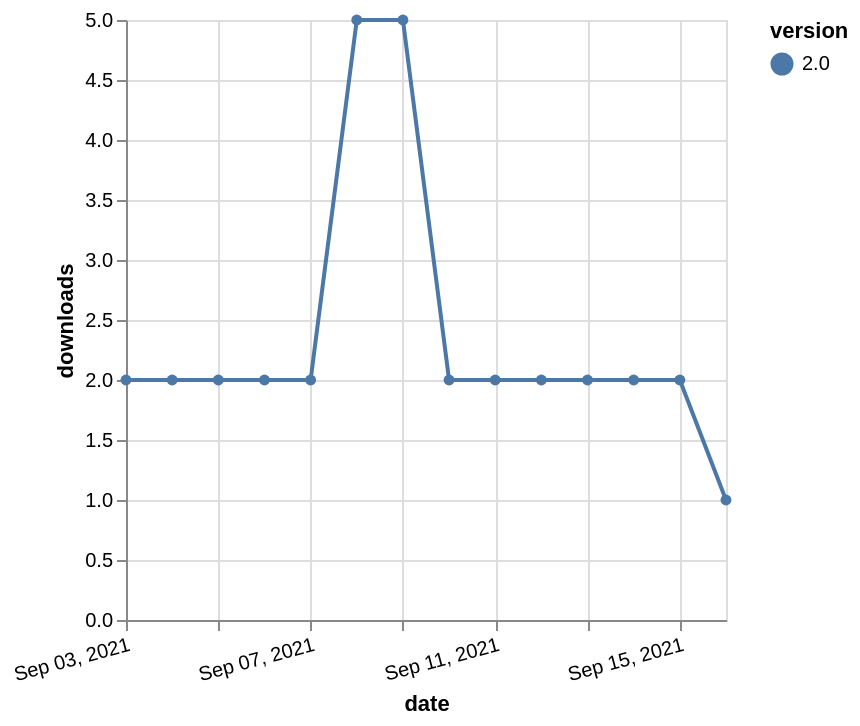

Here is the Vega-Lite specification saved for this chart:
### Vega-Lite specification from a JSON file in a GitHub repository (floating-point values rounded to 4 significant figures)
{"$schema": "https://vega.github.io/schema/vega-lite/v5.json", "description": "A simple bar chart with embedded data.", "data": {"values": [{"date": "2021-09-03", "total": 1667, "delta": 2, "version": "2.0"}, {"date": "2021-09-04", "total": 1669, "delta": 2, "version": "2.0"}, {"date": "2021-09-05", "total": 1671, "delta": 2, "version": "2.0"}, {"date": "2021-09-06", "total": 1673, "delta": 2, "version": "2.0"}, {"date": "2021-09-07", "total": 1675, "delta": 2, "version": "2.0"}, {"date": "2021-09-08", "total": 1680, "delta": 5, "version": "2.0"}, {"date": "2021-09-09", "total": 1685, "delta": 5, "version": "2.0"}, {"date": "2021-09-10", "total": 1687, "delta": 2, "version": "2.0"}, {"date": "2021-09-11", "total": 1689, "delta": 2, "version": "2.0"}, {"date": "2021-09-12", "total": 1691, "delta": 2, "version": "2.0"}, {"date": "2021-09-13", "total": 1693, "delta": 2, "version": "2.0"}, {"date": "2021-09-14", "total": 1695, "delta": 2, "version": "2.0"}, {"date": "2021-09-15", "total": 1697, "delta": 2, "version": "2.0"}, {"date": "2021-09-16", "total": 1698, "delta": 1, "version": "2.0"}]}, "width": "container", "mark": {"type": "line", "point": {"filled": true}}, "encoding": {"x": {"field": "date", "type": "temporal", "timeUnit": "yearmonthdate", "title": "date", "axis": {"labelAngle": -15}}, "y": {"field": "delta", "type": "quantitative", "title": "downloads"}, "color": {"field": "version", "type": "nominal"}, "tooltip": {"field": "delta"}}}
